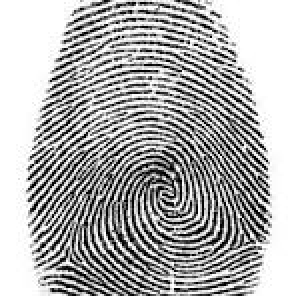
#> input picture SOCOFing/code/temp_query.bmp, 148 x 148 px (shown 2 times larger)
$ python -i extract_features.py   (imports and definitions only)   (older library calls are emulated)
#> lines starting #> are read from the running program, lines starting #| are printed output that depends on the picture
#> further down, picture is the input picture: shape (148, 148); min 0, max 255, mean 173.9
# ============================================================================
# Feature Extraction - Minutiae, Orientation Histogram, LBP
# ============================================================================

import cv2
import numpy as np
import logging
from scipy import ndimage
from skimage.feature import local_binary_pattern

import config

logger = logging.getLogger(__name__)

# ============================================================================
# 1. Minutiae Detection (Bifurcations & Endings)
# ============================================================================
# [73 lines left out: functions detect_minutiae, encode_minutiae, not called in this run]

# ============================================================================
# 3. Orientation Histogram
# ============================================================================
def compute_orientation_histogram(enhanced_img, mask=None, n_bins=config.ORIENTATION_BINS):
    """
    Compute orientation histogram of ridge structure.
    Divide image into 4x4 grid, compute dominant orientation per cell.
    """
#> called with n_bins = 16
    if enhanced_img is None:
        return np.zeros(config.GRID_SIZE[0] * config.GRID_SIZE[1] * n_bins)

    h, w = enhanced_img.shape
#> h = 148; w = 148
    grid_h, grid_w = config.GRID_SIZE
    cell_h, cell_w = h // grid_h, w // grid_w
#> cell_h = 37; cell_w = 37

    orientation_hist = []

    # Compute Sobel gradients
    sobelx = cv2.Sobel(enhanced_img, cv2.CV_32F, 1, 0, ksize=3)
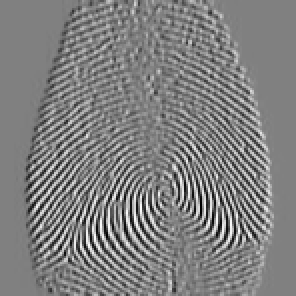
#> sobelx: shape (148, 148) float32 (shown 2 times larger); min -1020, max 1007, mean 0; drawn with min black and max white
    sobely = cv2.Sobel(enhanced_img, cv2.CV_32F, 0, 1, ksize=3)
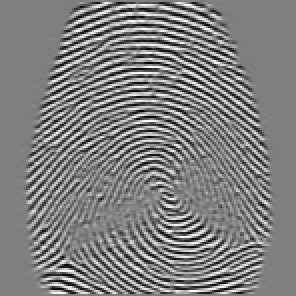
#> sobely: shape (148, 148) float32 (shown 2 times larger); min -1016, max 1009, mean -2.2; drawn with min black and max white

    # Compute angles
    angles = np.arctan2(sobely, sobelx)
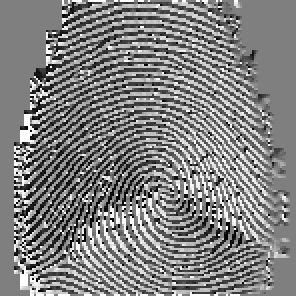
#> angles: shape (148, 148) float32 (shown 2 times larger); min -3.14, max 3.14, mean 0.044; drawn with min black and max white
    angles = (angles + np.pi) / (2 * np.pi)  # Normalize to [0, 1]

    # Process each grid cell
    for gi in range(grid_h):
        for gj in range(grid_w):
            y_start = gi * cell_h
            y_end = (gi + 1) * cell_h
            x_start = gj * cell_w
            x_end = (gj + 1) * cell_w

            cell_angles = angles[y_start:y_end, x_start:x_end]

            # Histogram of orientations in this cell
            hist, _ = np.histogram(cell_angles.flatten(), bins=n_bins, range=(0, 1))
            hist = hist / (hist.sum() + 1e-6)  # Normalize

            orientation_hist.extend(hist)
#> after the loop, orientation_hist = 256 values, max 0.728 at index 56, min 0.00073 at index 5, mean 0.0625

    return np.array(orientation_hist)

# ============================================================================
# 4. LBP (Local Binary Pattern) - Optional Feature
# ============================================================================
# [112 lines left out: functions compute_lbp_histogram, extract_features, normalize_features, euclidean_distance, cosine_similarity, compute_similarity_score, not called in this run]

>>> import cv2
>>> picture = cv2.imread('temp_query.bmp', cv2.IMREAD_GRAYSCALE)
>>> result = compute_orientation_histogram(picture)
#> result has the same summary as orientation_hist in compute_orientation_histogram
